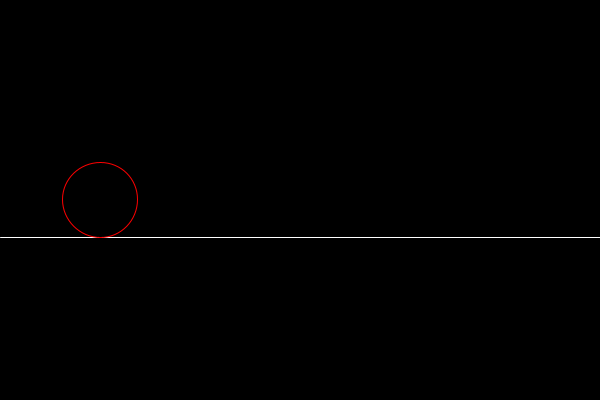
Frame 1 (no input)
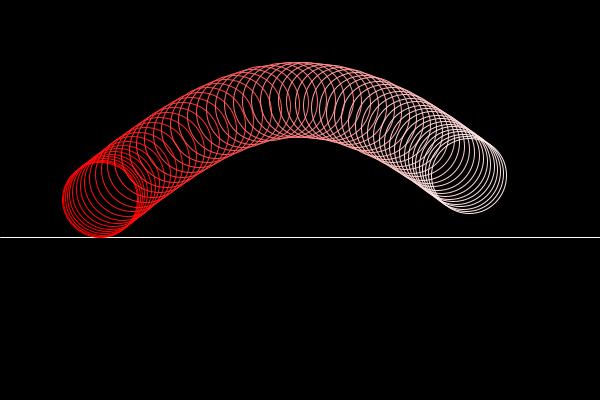
Frame 60 (the mouse pressed at the canvas centre just before this capture)
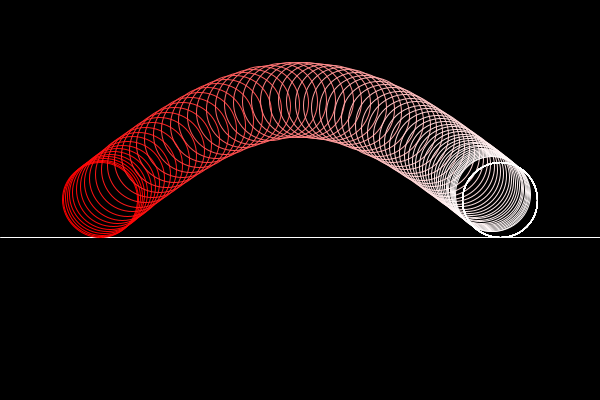
Frame 120 (the mouse held since frame 60 and released just before this capture)

The Processing sketch that drew these frames (run headless with seeded random() and noise(); from frame 60 on, the mouse is pressed at the canvas centre):

// Processing sketch: bell5
// ── bell5.pde
void setup() {
   size(600, 400);
   background(0);
   noFill();
   stroke(255);
   line(0, 237, 600, 237);
}   

void draw() {
   float percent = map(frameCount, 0, 75, 0, 1);
   float v = exp(-4*percent*percent);
   if (frameCount > 75) v = 0;
   float w = 1-v;
   float centerx = lerp(100, 500, w);
   float centery = lerp(200, 100, sin(w * radians(180)));
   stroke(255, 255*w, 255*w);
   ellipse(centerx, centery, 75, 75);
}
